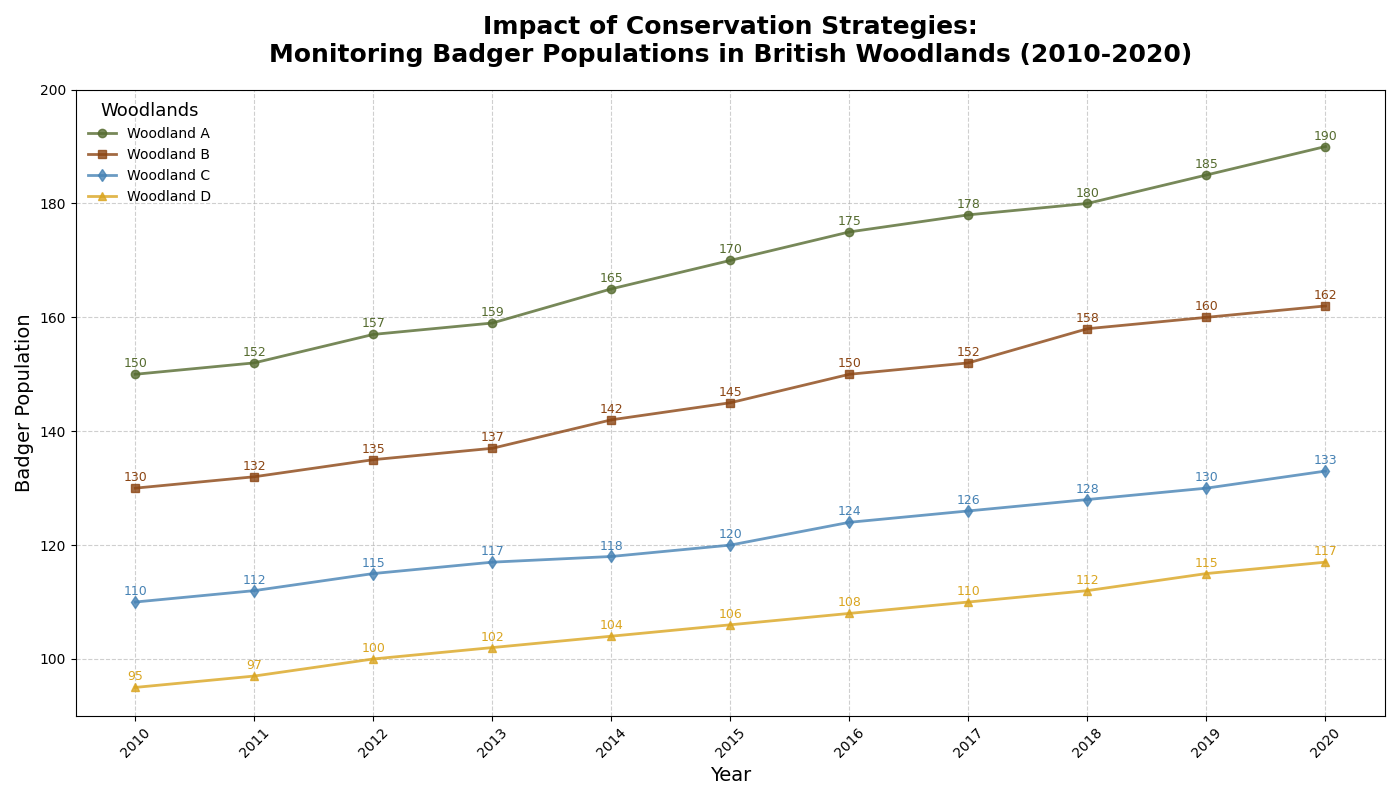

Recreate this plot in Python.
import matplotlib.pyplot as plt
import numpy as np

# Backstory: Monitoring the impact of different environmental conservation strategies on badger populations in British woodlands over a decade.

# Define the years
years = np.arange(2010, 2021)

# Badger population data in four different woodlands with various conservation strategies implemented
woodland_A = np.array([150, 152, 157, 159, 165, 170, 175, 178, 180, 185, 190])
woodland_B = np.array([130, 132, 135, 137, 142, 145, 150, 152, 158, 160, 162])
woodland_C = np.array([110, 112, 115, 117, 118, 120, 124, 126, 128, 130, 133])
woodland_D = np.array([95, 97, 100, 102, 104, 106, 108, 110, 112, 115, 117])

# Define colors and markers for each woodland
colors = ['#556B2F', '#8B4513', '#4682B4', '#DAA520']
markers = ['o', 's', 'd', '^']

# Plotting
fig, ax1 = plt.subplots(figsize=(14, 8))

# Plot lines and annotate data points with the population values
woodlands_data = [woodland_A, woodland_B, woodland_C, woodland_D]
woodland_names = ["Woodland A", "Woodland B", "Woodland C", "Woodland D"]

for data, name, color, marker in zip(woodlands_data, woodland_names, colors, markers):
    ax1.plot(years, data, label=name, color=color, marker=marker, linewidth=2, alpha=0.8)
    for (x, y) in zip(years, data):
        ax1.annotate(f'{y}', xy=(x, y), xytext=(0, 5),
                     textcoords='offset points', ha='center', fontsize=9, color=color)

# Set the title, labels, and grid
ax1.set_title('Impact of Conservation Strategies:\nMonitoring Badger Populations in British Woodlands (2010-2020)', 
              fontsize=18, fontweight='bold', pad=20)
ax1.set_xlabel('Year', fontsize=14)
ax1.set_ylabel('Badger Population', fontsize=14)
ax1.grid(True, linestyle='--', alpha=0.6)

# Add legend
ax1.legend(title='Woodlands', title_fontsize='13', loc='upper left', frameon=False)

# Customize the x-axis for better readability
plt.xticks(years, rotation=45)
plt.ylim(90, 200)  # Ensure all data points are visible

# Automatically adjust layout to prevent overlap
plt.tight_layout()

# Show the plot
plt.show()
